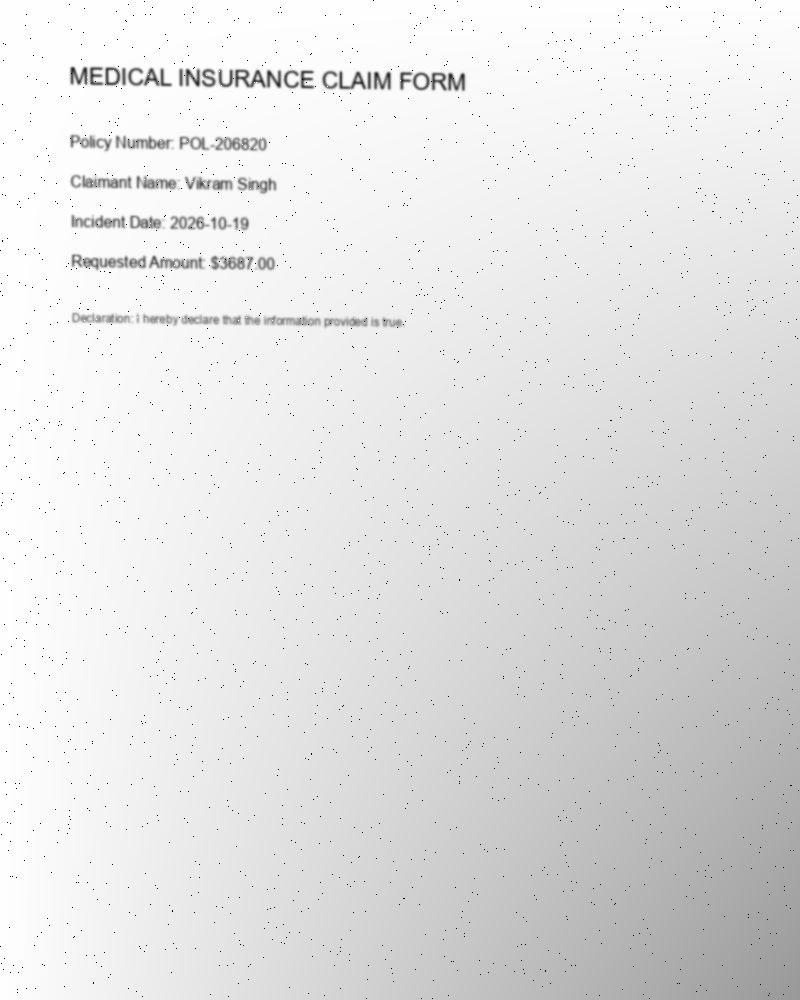
#> input picture data/synthetic_dataset/images/claim_form_000.jpg, 800 x 1000 px
$ python -i frequency_filters.py   (imports and definitions only)   (older library calls are emulated)
#> lines starting #> are read from the running program, lines starting #| are printed output that depends on the picture
#> further down, picture is the input picture: shape (1000, 800, 3); min 0, max 255, mean 226.6
import cv2
import numpy as np
from typing import Tuple

class FrequencyDomainFilter:
    """
    Implements frequency-domain filtering techniques: Fast Fourier Transform (FFT),
    Butterworth/Gaussian low-pass filters, Wiener deconvolution for blur restoration,
    and homomorphic filtering for uneven illumination removal.
    """

    # [30 lines left out: functions estimate_blur_variance, apply_lowpass_filter, not called in this run]

    def apply_wiener_deconvolution(self, image: np.ndarray, kernel_size: int = 5, K: float = 0.01) -> np.ndarray:
        """Restores motion-blurred text using estimated Point Spread Function (PSF) and Wiener filtering."""
#> called with kernel_size = 5, K = 0.01
        gray = cv2.cvtColor(image, cv2.COLOR_BGR2GRAY) if len(image.shape) == 3 else image

        # Create a motion blur PSF approximation
        psf = np.zeros((kernel_size, kernel_size))
        psf[kernel_size // 2, :] = 1.0 / kernel_size

        # Pad PSF to image size
        img_float = gray.astype(np.float32) / 255.0
        psf_padded = np.zeros_like(img_float)
        kh, kw = psf.shape
        psf_padded[:kh, :kw] = psf

        # Circular shift PSF center
        psf_padded = np.roll(psf_padded, -kh // 2, axis=0)
        psf_padded = np.roll(psf_padded, -kw // 2, axis=1)

        # Wiener filter formula in frequency domain
        H = np.fft.fft2(psf_padded)
        G = np.fft.fft2(img_float)

        H_conj = np.conj(H)
        denom = H_conj * H + K
        F_hat = (H_conj * G) / denom

        restored = np.abs(np.fft.ifft2(F_hat))
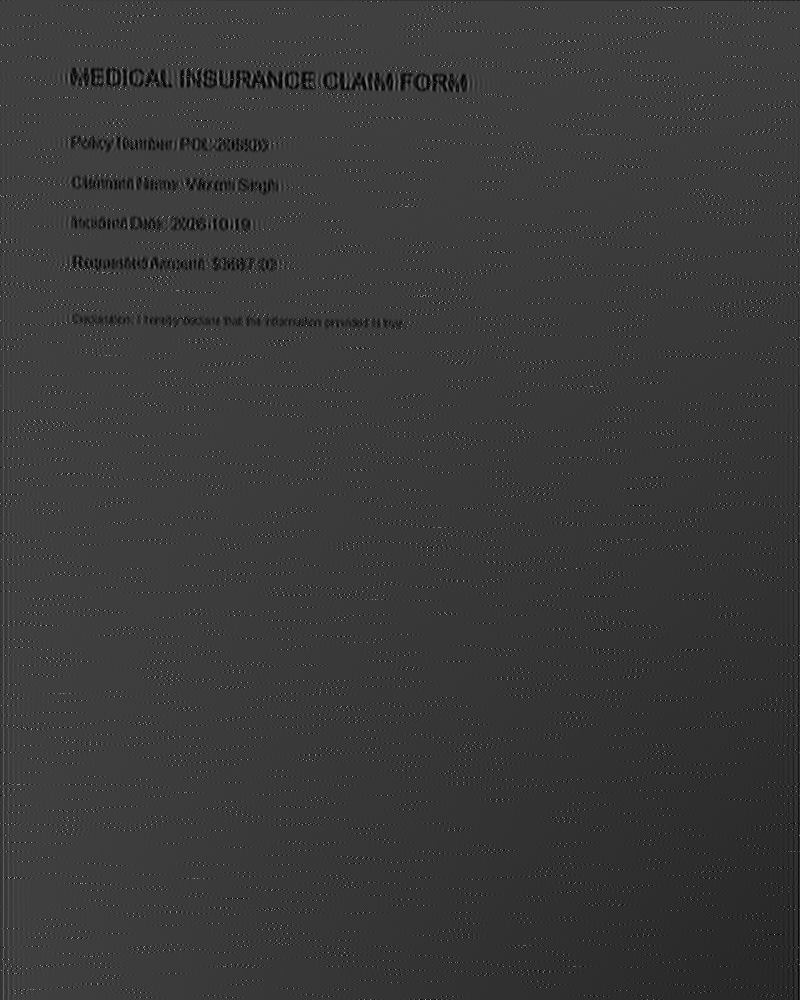
#> restored: shape (1000, 800) float64; min 0.00012, max 3.89, mean 0.886; drawn with min black and max white
        restored = np.clip(restored * 255, 0, 255).astype(np.uint8)
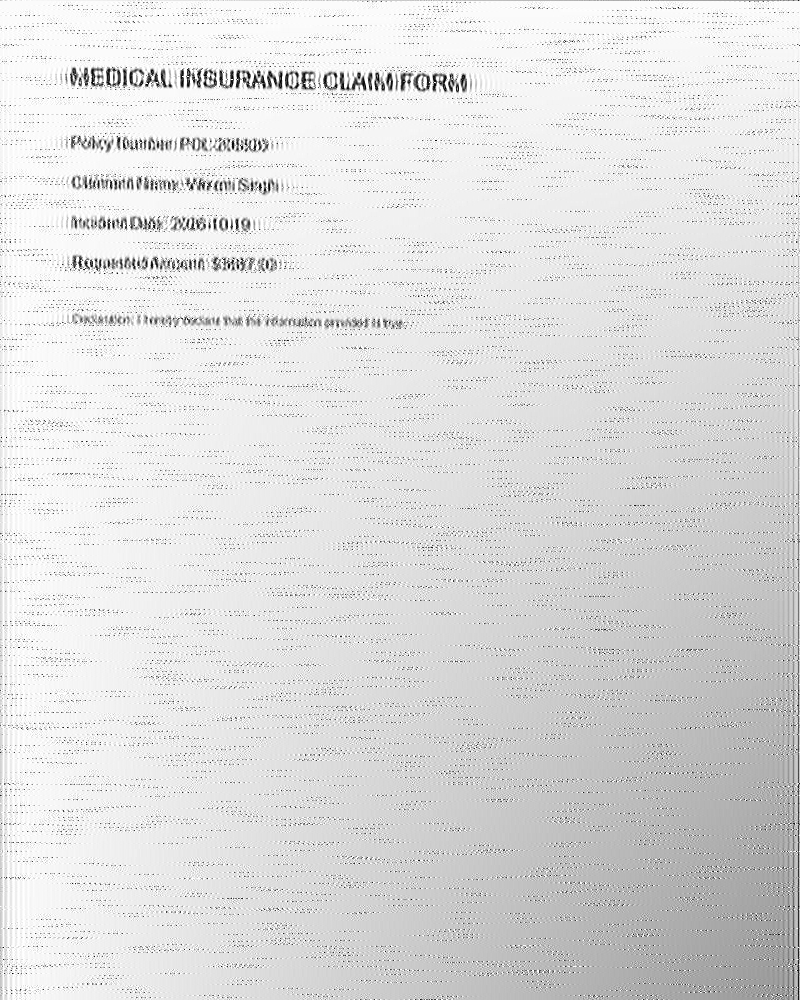
#> restored: shape (1000, 800); min 0, max 255, mean 221.4
        return restored

    # [33 lines left out: function apply_homomorphic_filter, not called in this run]

>>> import cv2
>>> picture = cv2.imread('../data/synthetic_dataset/images/claim_form_000.jpg')
>>> result = FrequencyDomainFilter().apply_wiener_deconvolution(picture)
